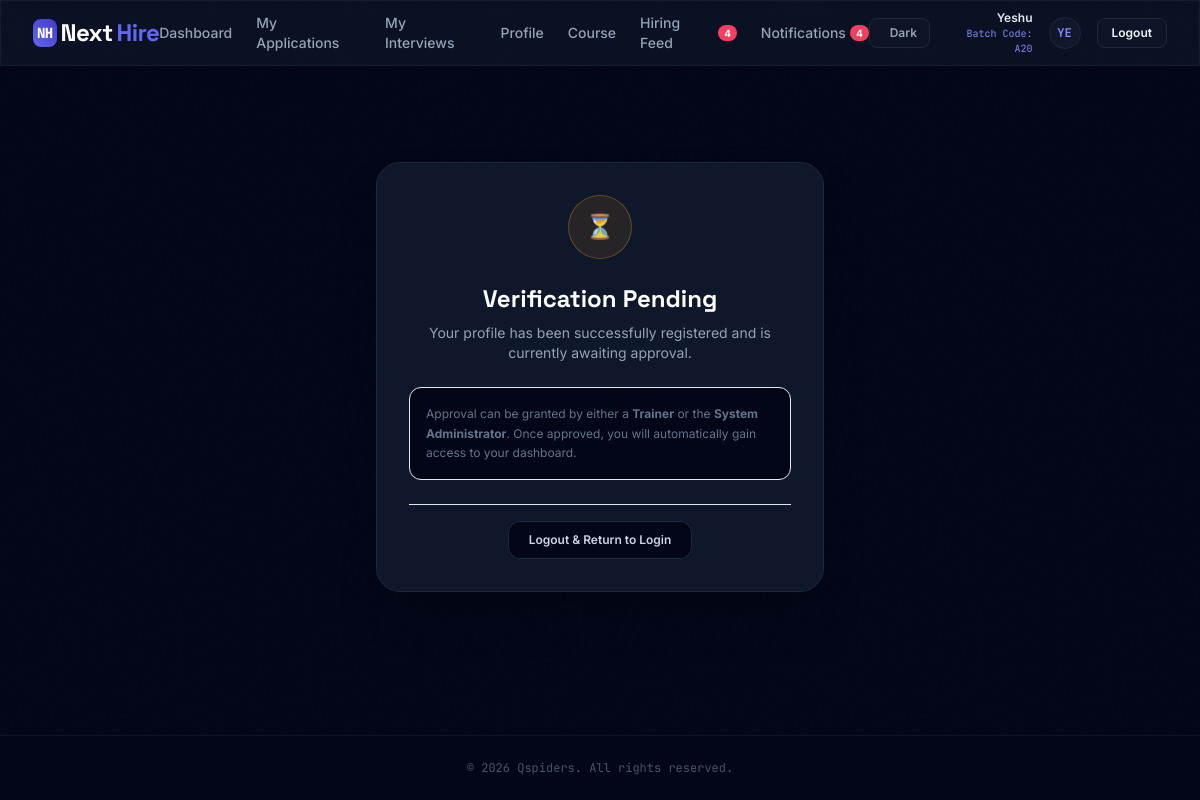
The app's page /accounts/awaiting-approval/ (signed in) with its own data.
### accounts/models.py (models this page shows, shortened)
class CustomUser(AbstractUser):
    username = None  # Remove username field since email is used as username
    email = models.EmailField(unique=True)
    role = models.CharField(max_length=30, choices=Role.choices, default=Role.STUDENT)
    phone_number = models.CharField(max_length=15, blank=True, null=True)
    is_verified = models.BooleanField(default=False)
    objects = CustomUserManager()
    USERNAME_FIELD = 'email'
    REQUIRED_FIELDS = []

class TraineeProfile(models.Model):
    class DegreeChoices(models.TextChoices):
        BTECH = 'BTECH', 'Bachelor of Technology (B.Tech)'
        MTECH = 'MTECH', 'Master of Technology (M.Tech)'
        MCA = 'MCA', 'Master of Computer Applications (MCA)'
        MBA = 'MBA', 'Master of Business Administration (MBA)'
    user = models.OneToOneField(CustomUser, on_delete=models.CASCADE, related_name='trainee_profile')
    usn = models.CharField(max_length=50, unique=True, blank=True, null=True, verbose_name="Unique Student Number")
    courses = models.ManyToManyField(Course, blank=True, related_name='students')
    profile_image = models.ImageField(upload_to='student_photos/', blank=True, null=True)
    phone_number = models.CharField(max_length=15, blank=True, null=True)
    address = models.TextField(blank=True, null=True)
    date_of_birth = models.DateField(blank=True, null=True)
    gender = models.CharField(max_length=20, blank=True, null=True)
    city = models.CharField(max_length=100, blank=True, null=True)
    state = models.CharField(max_length=100, blank=True, null=True)
    country = models.CharField(max_length=100, blank=True, null=True)
    linkedin_url = models.URLField(blank=True, null=True)
    github_url = models.URLField(blank=True, null=True)
    portfolio_website = models.URLField(blank=True, null=True)
    batch_code = models.CharField(max_length=50, blank=True, null=True)
    batch_start_date = models.DateField(blank=True, null=True)
    batch_end_date = models.DateField(blank=True, null=True)
    current_status = models.CharField(
        max_length=50,
        choices=[('Training', 'Training'), ('Placement Ready', 'Placement Ready'), ('Placed', 'Placed'), ('Alumni', 'Alumni')],
        default='Training'
    )
    course_completion = models.JSONField(default=dict)
    batch_timing = models.CharField(
        max_length=20,
        choices=[('Morning', 'Morning'), ('Afternoon', 'Afternoon'), ('Evening', 'Evening')],
        blank=True,
        null=True
    )
    joining_date = models.DateField(blank=True, null=True)
    expected_completion_date = models.DateField(blank=True, null=True)
    is_course_editable = models.BooleanField(default=False)
    course_edit_request_status = models.CharField(
        max_length=20,
        choices=[('none', 'No Request'), ('pending', 'Pending Approval'), ('approved', 'Approved'), ('rejected', 'Rejected')],
        default='none'
    )
    degree = models.CharField(max_length=100, default="MCA")
    branch = models.CharField(max_length=100, default="Computer Science & Engineering")
    cgpa = models.DecimalField(max_digits=4, decimal_places=2, default=0.0)
    tenth_school = models.CharField(max_length=150, blank=True, null=True)
    tenth_board = models.CharField(max_length=100, blank=True, null=True)
    tenth_percentage = models.DecimalField(max_digits=5, decimal_places=2, blank=True, null=True)
    tenth_year = models.IntegerField(blank=True, null=True)
    twelfth_college = models.CharField(max_length=150, blank=True, null=True)
    twelfth_board = models.CharField(max_length=100, blank=True, null=True)
    twelfth_percentage = models.DecimalField(max_digits=5, decimal_places=2, blank=True, null=True)
    twelfth_year = models.IntegerField(blank=True, null=True)
    graduation_college = models.CharField(max_length=150, blank=True, null=True)
    graduation_university = models.CharField(max_length=150, blank=True, null=True)
    graduation_year = models.IntegerField(blank=True, null=True)
    has_post_graduation = models.BooleanField(default=False)
    pg_college = models.CharField(max_length=150, blank=True, null=True)
    pg_university = models.CharField(max_length=150, blank=True, null=True)
    pg_degree = models.CharField(max_length=100, blank=True, null=True)
    pg_branch = models.CharField(max_length=100, blank=True, null=True)
    pg_cgpa = models.DecimalField(max_digits=4, decimal_places=2, blank=True, null=True)
    pg_year = models.IntegerField(blank=True, null=True)
    skills = models.JSONField(default=list)
    certifications = models.JSONField(default=list)
    internships = models.JSONField(default=list)
    projects = models.JSONField(default=list)
    experience_years = models.IntegerField(default=0, blank=True, verbose_name="Years of Experience")
    placement_readiness_score = models.IntegerField(default=70)
    is_accredited_for_placement = models.BooleanField(default=True)
    approval_status = models.CharField(
        max_length=15,
        choices=[('pending', 'Pending Approval'), ('approved', 'Approved'), ('rejected', 'Rejected')],
        default='pending'
    )
    resume_file = models.FileField(upload_to='student_resumes/', blank=True, null=True)
    resume_uploaded_at = models.DateTimeField(blank=True, null=True)
    created_at = models.DateTimeField(auto_now_add=True)
    updated_at = models.DateTimeField(auto_now=True)

### accounts/views.py (the view)
# urls.py: path('awaiting-approval/', views.awaiting_approval_view, name='awaiting_approval'),
def awaiting_approval_view(request):
    return render(request, 'accounts/awaiting_approval.html')

### templates/accounts/awaiting_approval.html (shortened to what this page needs)
{% extends 'base.html' %}
{% block content %}
<div class="max-w-md mx-auto my-16 bg-slate-900 border border-slate-800 rounded-3xl p-8 text-center shadow-2xl space-y-6">
    <div class="w-16 h-16 bg-amber-500/10 border border-amber-500/30 rounded-full flex items-center justify-center mx-auto">
        <span class="text-2xl">⏳</span>
    </div>
    <div class="space-y-2">
        <h2 class="text-2xl font-bold font-display text-white">Verification Pending</h2>
        <p class="text-sm text-slate-400">Your profile has been successfully registered and is currently awaiting approval.</p>
    </div>
    <div class="bg-slate-950 border border-slate-850 p-4 rounded-xl text-xs text-slate-500 leading-relaxed text-left">
        {% if request.user.role == 'trainee' or request.user.role == 'recruiter' %}
            Approval can be granted by either a <strong class="text-slate-350">Trainer</strong> or the <strong class="text-slate-350">System Administrator</strong>. Once approved, you will automatically gain access to your dashboard.
        {% else %}
            As a Trainer, your registration requires approval from the <strong class="text-slate-350">System Administrator</strong>.
        {% endif %}
    </div>
    <div class="pt-4 border-t border-slate-850">
        <a href="{% url 'accounts:logout' %}" class="inline-block px-5 py-2.5 rounded-xl bg-slate-950 border border-slate-800 text-xs font-semibold text-slate-300 hover:text-white hover:border-slate-700 transition-all">
            Logout & Return to Login
        </a>
    </div>
</div>
{% endblock %}

### templates/base.html (shortened to what this page needs)
<!DOCTYPE html>
<html lang="en" class="dark">
<head>
    <script src="https://cdn.tailwindcss.com"></script>
</head>
<body class="bg-slate-950 text-slate-100 font-sans min-h-screen flex flex-col selection:bg-indigo-600 selection:text-white relative">
    <nav class="border-b border-slate-900 glass-panel sticky top-0 z-50 transition-all">
        <div class="max-w-7xl mx-auto px-4 sm:px-6 lg:px-8">
            <div class="flex items-center justify-between h-16">
                <div class="flex items-center gap-2">
                    <span class="text-2xl font-black font-display tracking-tight text-white flex items-center gap-1"><span class="bg-gradient-to-tr from-indigo-500 to-indigo-700 text-white p-1 rounded-lg text-sm font-mono shrink-0">NH</span>Next<span class="text-indigo-500">Hire</span></span>
                </div>
                <div class="hidden md:flex items-center gap-6 text-sm font-medium text-slate-400">
                    {% if request.user.is_authenticated %}
                        {% if request.user.role == 'trainee' %}
                            <a href="{% url 'trainees:dashboard' %}" class="hover:text-white transition-colors py-1 ">Dashboard</a>
                            <a href="{% url 'applications:tracking' %}" class="hover:text-white transition-colors py-1 ">My Applications</a>
                            <a href="{% url 'interviews:student_dashboard' %}" class="hover:text-white transition-colors py-1 ">My Interviews</a>
                            <a href="{% url 'trainees:profile' %}" class="hover:text-white transition-colors py-1 ">Profile</a>
                            <a href="{% url 'trainees:course_details' %}" class="hover:text-white transition-colors py-1 ">Course</a>
                            <a href="{% url 'jobs:feed' %}" class="hover:text-white transition-colors py-1 {% if 'jobs:feed' == request.resolver_match.view_name %}text-white border-b-2 border-indigo-500{% endif %} inline-flex items-center gap-1">Hiring Feed{% if unread_job_alerts_count %}<span class="bg-rose-500 text-white text-[10px] font-bold px-1.5 py-0.5 rounded-full inline-flex items-center justify-center min-w-[16px] h-4 leading-none">{{ unread_job_alerts_count }}</span>{% endif %}</a>
                            <a href="{% url 'notifications:list' %}" class="hover:text-white transition-colors py-1 {% if 'notifications:list' == request.resolver_match.view_name %}text-white border-b-2 border-indigo-500{% endif %} inline-flex items-center gap-1">Notifications{% if unread_notifications_count %}<span class="bg-rose-500 text-white text-[10px] font-bold px-1.5 py-0.5 rounded-full inline-flex items-center justify-center min-w-[16px] h-4 leading-none">{{ unread_notifications_count }}</span>{% endif %}</a>
                        {% endif %}
                    {% endif %}
                </div>
                <div class="flex items-center gap-4">
                    <button id="theme-toggle" class="px-3 py-1.5 rounded-lg border border-slate-800 bg-slate-900/40 hover:bg-slate-800 hover:border-slate-700 text-slate-400 hover:text-white transition-all cursor-pointer flex items-center gap-2 shrink-0 text-xs font-semibold" aria-label="Toggle theme">
                        <span id="theme-toggle-text">Dark</span>
                    </button>
                    {% if request.user.is_authenticated %}
                        <div class="hidden sm:flex flex-col items-end text-right">
                            <span class="text-xs font-semibold text-slate-200">{{ request.user.get_full_name|default:request.user.email }}</span>
                            {% if request.user.role == 'trainee' %}
                                <span class="text-[10px] font-mono text-indigo-400">Batch Code: {{ request.user.trainee_profile.batch_code }}</span>
                            {% elif request.user.role == 'trainer' %}
                                <span class="text-[10px] font-mono text-cyan-400">PLACEMENT OFFICER</span>
                            {% else %}
                                <span class="text-[10px] font-mono text-emerald-400">{{ request.user.role|upper }} ACCOUNT</span>
                            {% endif %}
                        </div>
                        {% if request.user.role == 'trainee' and request.user.trainee_profile.profile_image %}
                            <img src="{{ request.user.trainee_profile.profile_image.url }}" alt="Profile Photo" class="w-8 h-8 rounded-full border border-indigo-505 object-cover shrink-0">
                        {% else %}
                            <div class="w-8 h-8 rounded-full bg-slate-900 border border-slate-800 flex items-center justify-center text-xs font-mono font-bold text-indigo-400 uppercase shrink-0">
                                {{ request.user.email|slice:":2" }}
                            </div>
                        {% endif %}
                        <a href="{% url 'accounts:logout' %}" class="hidden sm:inline-block px-3.5 py-1.5 rounded-lg border border-slate-800 bg-slate-900/40 hover:bg-red-950/20 hover:border-red-900 hover:text-red-400 text-xs text-slate-350 font-semibold cursor-pointer transition-all">
                            Logout
                        </a>
                    {% endif %}
                </div>
            </div>
        </div>
    </nav>
    <main class="flex-grow max-w-7xl w-full mx-auto px-4 sm:px-6 lg:px-8 py-8">
        {% block content %}{% endblock %}
    </main>
    <footer class="border-t border-slate-900/80 bg-slate-950 py-6 text-center text-xs text-slate-600 font-mono">
        <div class="max-w-7xl mx-auto px-6 flex items-center justify-center">
            <span>&copy; 2026 <a href="https://qspiders.com/" target="_blank" class="hover:text-indigo-400 hover:underline transition-colors">Qspiders</a>. All rights reserved.</span>
        </div>
    </footer>
</body>
</html>

### templates/base.html (style rules this page uses)
body, nav, main, footer, input, select, textarea, .bg-slate-900, .bg-slate-950, label, a, button { transition: background-color 0.2s ease, border-color 0.2s ease, color 0.2s ease, box-shadow 0.2s ease; }
.glass-panel { background: rgba(15, 23, 42, 0.7) !important; backdrop-filter: blur(16px) !important; -webkit-backdrop-filter: blur(16px) !important; border: 1px solid rgba(255, 255, 255, 0.05) !important; }

### records on screen
CustomUser: user.get_full_name "Yeshu", user.trainee_profile.batch_code "A20", user.email "YE"

### other values on screen
{{ unread_job_alerts_count }} "4"
{{ unread_notifications_count }} "4"
